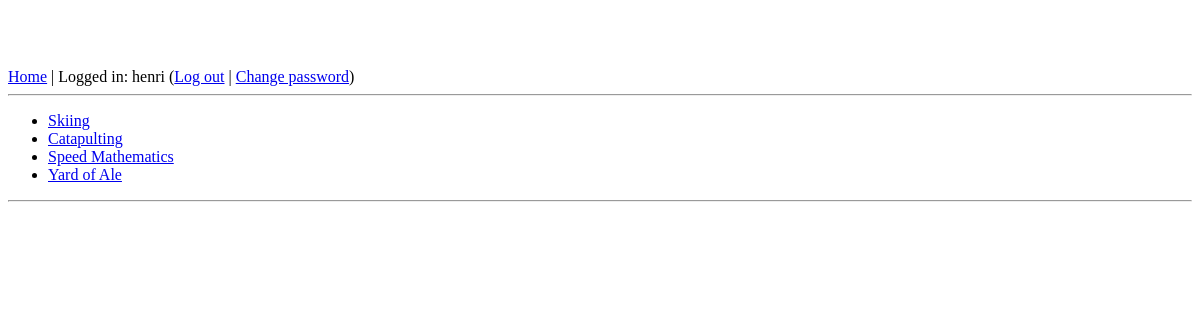
/activities/ (signed in), run on the app's committed database.
### core/models.py (models this page shows, shortened)
class Activity( models.Model ):
    name = models.CharField(max_length = 255, unique = True )
    creation_date = models.DateTimeField('date created')
    user_owner = models.ForeignKey(User)
    class Meta:
        verbose_name_plural = "Activities"

### core/views.py (the view)
class IndexView( generic.ListView ):
    template_name = 'core/index.html'
    context_object_name = 'latest_activities'
    def get_queryset(self):
        self.activities =  Activity.objects.filter( creation_date__lte=timezone.now()
                                        ).order_by('-creation_date')[:5]
        for activity in self.activities:
            activity.url = encode_url(activity.name)
        return self.activities

### core/views.py (called while the page is built)
def encode_url(category_name):
    return category_name.replace(' ', '_' )

### core/templates/core/index.html
{% extends 'highlander/base.html' %}
{% load staticfiles %}
{% block content %}
<link rel="stylesheet" type="text/css" href="{% static 'css/style.css' %}" />
{% if latest_activities %}
    <ul>
    {% for activity in latest_activities %}
        <li><a href="{% url 'core:activity_entries' activity.url %}">{{ activity.name }}</a></li>
    {% endfor %}
    </ul>
{% else %}
    <p>No activities are currently available.</p>
{% endif %}
{% endblock %}

### templates/highlander/base.html (shortened to what this page needs)
{% load i18n %}
<!DOCTYPE html>
<html lang="en">
<head>
    <link rel="stylesheet" href="{{ STATIC_URL }}css/style.css" />
</head>
<body>
    <div id="header">
        {% block header %}
        <a href="{% url 'core:index' %}">{% trans "Home" %}</a> |
        {% if user.is_authenticated %}
        {% trans "Logged in" %}: {{ user.username }}
        (<a href="{% url 'auth_logout' %}">{% trans "Log out" %}</a> |
        <a href="{% url 'auth_password_change' %}">{% trans "Change password" %}</a>)
        {% else %}
        <a href="{% url 'auth_login' %}">{% trans "Log in" %}</a>
        {% endif %}
        <hr />
        {% endblock %}
    </div>
    <div id="content">
        {% block content %}{% endblock %}
    </div>
    <div id="footer">
        {% block footer %}
        <hr />
        {% endblock %}
    </div>
</body>
</html>

### static/css/style.css (style rules this page uses)
body { padding-top: 60px; padding-bottom: 40px; }

### data on the page
Activity: name "Skiing"
Activity: name "Catapulting"
Activity: name "Speed Mathematics"
Activity: name "Yard of Ale"

### other printed values
{{ user.username }} "henri"
